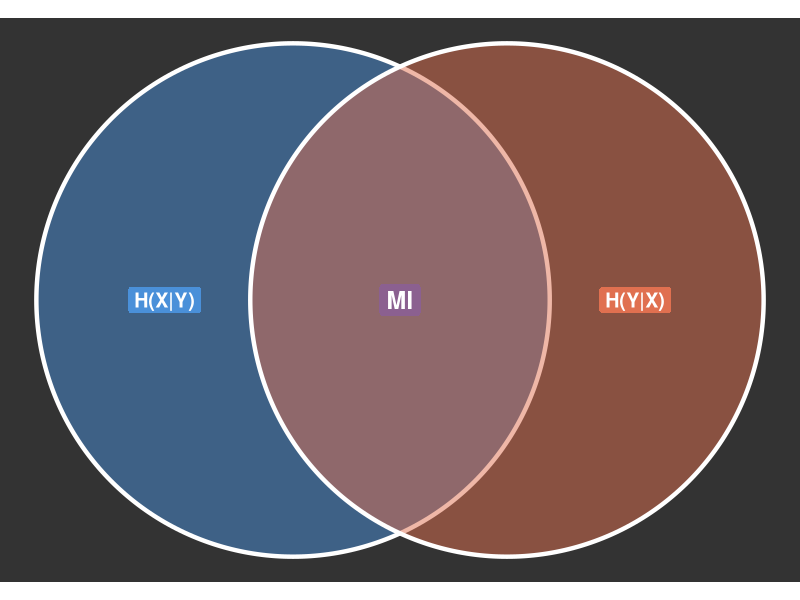
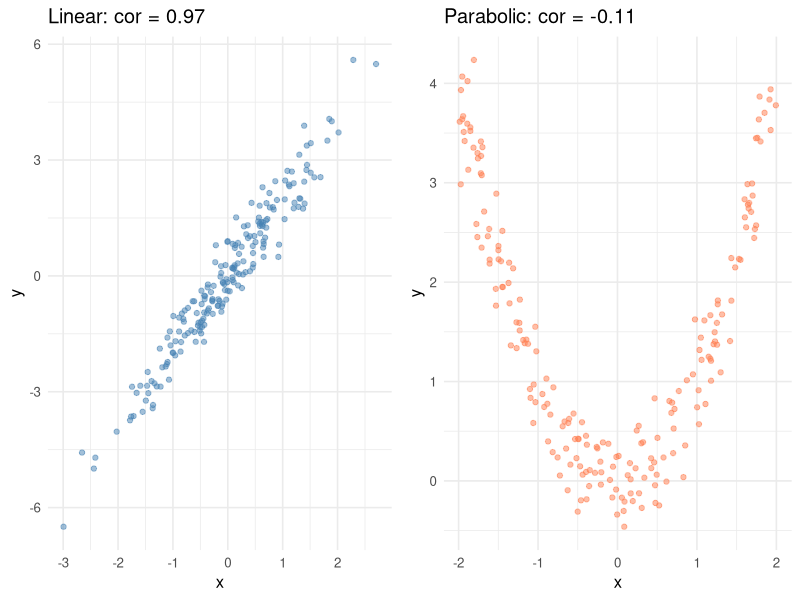

Write the R code that produced these figures, in order.
## ---- chunk 1
#| label: setup
#| include: false

library(tidyverse)
library(knitr)
## ---- chunk 2
#| label: entropy-examples
#| echo: false

tibble::tribble(
  ~Box, ~Contents, ~Probabilities, ~H,
  "Box 1", "{A,A,A,A}", "(1)", "0",
  "Box 2", "{A,A,B,B}", "(½, ½)", "1",
  "Box 3", "{A,B,C,D}", "(¼,¼,¼,¼)", "2",
  "Box 4", "{A,A,B,C}", "(½,¼,¼)", "1.5"
) |> knitr::kable()
## ---- chunk 3
#| label: fig-mi-venn
#| echo: false
#| fig-height: 4
#| fig-width: 6

# Simple Venn-style diagram using ggplot
library(ggforce)

circles <- tibble(
  x0 = c(-0.5, 0.5),
  y0 = c(0, 0),
  r = c(1.2, 1.2),
  label = c("H(X)", "H(Y)")
)

ggplot() +
  geom_circle(data = circles, aes(x0 = x0, y0 = y0, r = r, fill = label), 
              alpha = 0.5, color = "white", linewidth = 1.5) +
  annotate("label", x = -1.1, y = 0, label = "H(X|Y)", size = 5, 
           fill = "#4A90D9", color = "white", fontface = "bold", label.size = 0) +
  annotate("label", x = 1.1, y = 0, label = "H(Y|X)", size = 5, 
           fill = "#E07050", color = "white", fontface = "bold", label.size = 0) +
  annotate("label", x = 0, y = 0, label = "MI", size = 6, 
           fill = "#8B6090", color = "white", fontface = "bold", label.size = 0) +
  coord_fixed() +
  theme_void() +
  theme(legend.position = "none",
        panel.background = element_rect(fill = "gray20", color = NA)) +
  scale_fill_manual(values = c("H(X)" = "#4A90D9", "H(Y)" = "#E07050"))
## ---- chunk 4
#| label: kl-example
#| echo: false

tibble::tribble(
  ~x, ~`P(x)`, ~`Q(x)`, ~`log₂(P/Q)`, ~Term,
  "A₁", "1/4", "1/4", "0", "0",
  "A₂", "1/4", "1/4", "0", "0",
  "B₁", "1/4", "1/8", "1", "1/4",
  "B₂", "0", "1/8", "—", "0",
  "C₁", "0", "1/8", "—", "0",
  "C₂", "1/4", "1/8", "1", "1/4"
) |> knitr::kable()
## ---- chunk 5
#| label: mi-vs-cor
#| echo: false
#| fig-height: 3.5
#| fig-width: 8

set.seed(42)
n <- 200

# Linear relationship
x1 <- rnorm(n)
y1 <- 2*x1 + rnorm(n, sd = 0.5)

# Nonlinear relationship (parabola)
x2 <- runif(n, -2, 2)
y2 <- x2^2 + rnorm(n, sd = 0.3)

p1 <- tibble(x = x1, y = y1) |>
  ggplot(aes(x, y)) +
  geom_point(alpha = 0.5, color = "steelblue") +
  labs(title = paste0("Linear: cor = ", round(cor(x1, y1), 2))) +
  theme_minimal(base_size = 12)

p2 <- tibble(x = x2, y = y2) |>
  ggplot(aes(x, y)) +
  geom_point(alpha = 0.5, color = "coral") +
  labs(title = paste0("Parabolic: cor = ", round(cor(x2, y2), 2))) +
  theme_minimal(base_size = 12)

gridExtra::grid.arrange(p1, p2, ncol = 2)
